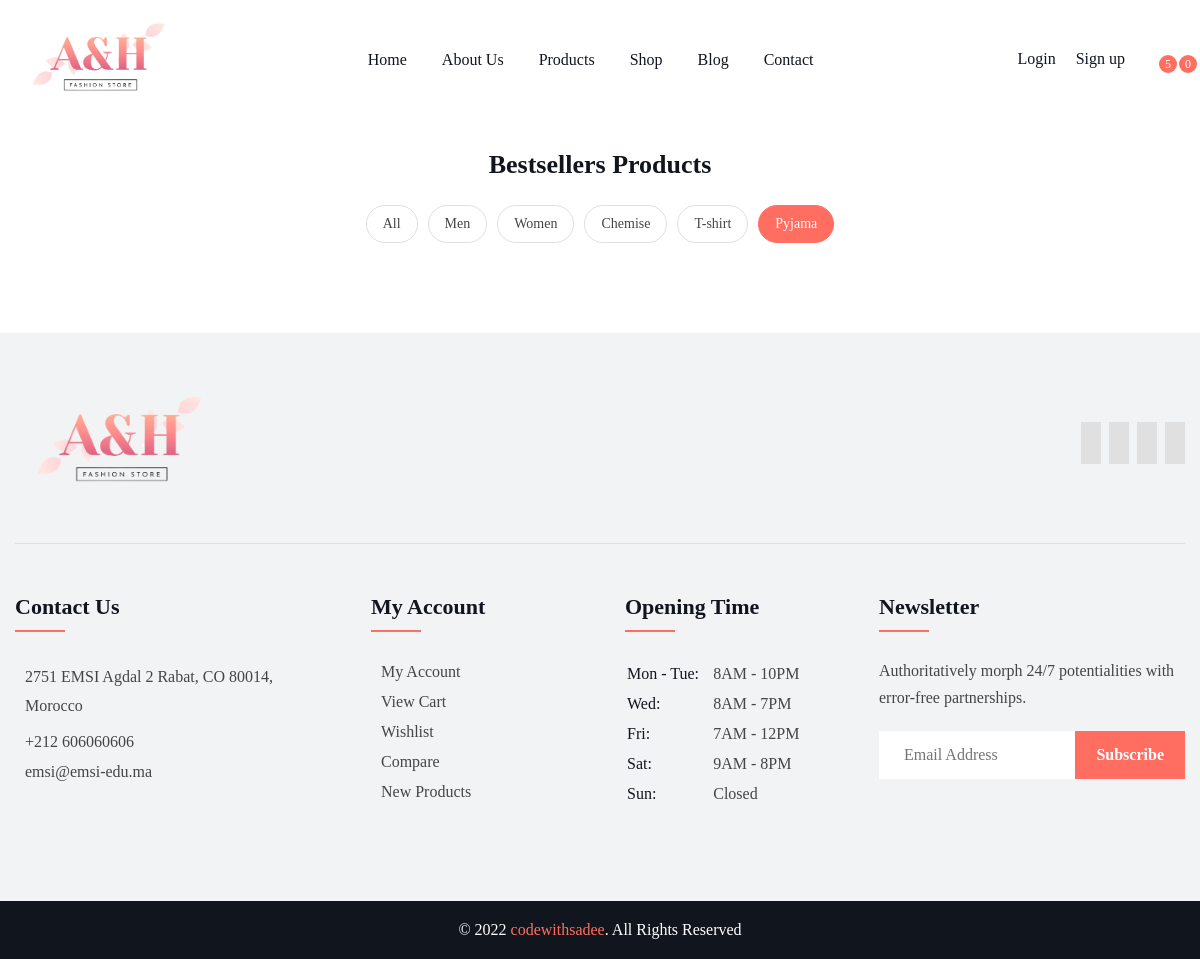
The app's page /Pyjama_products/, older data.
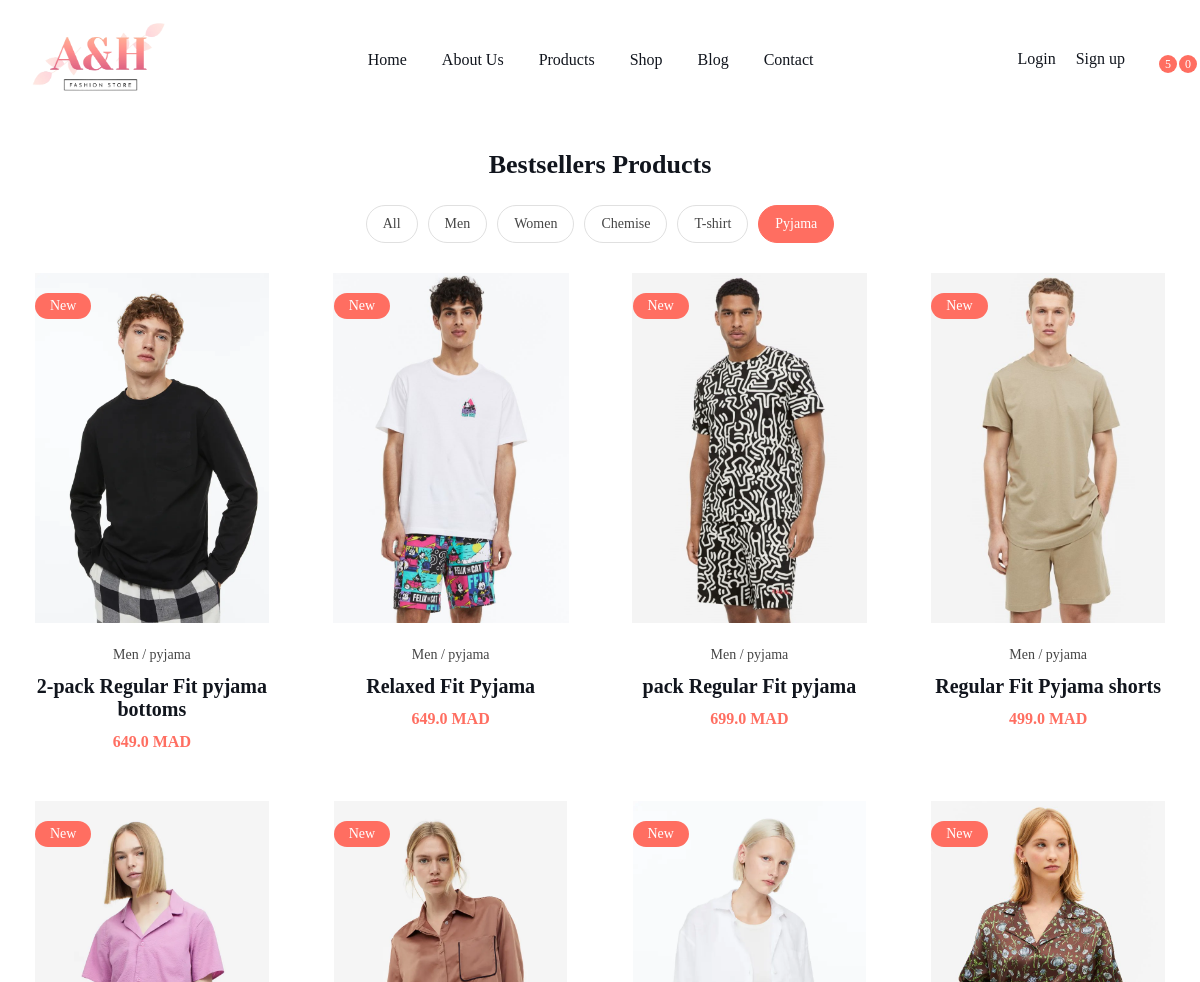
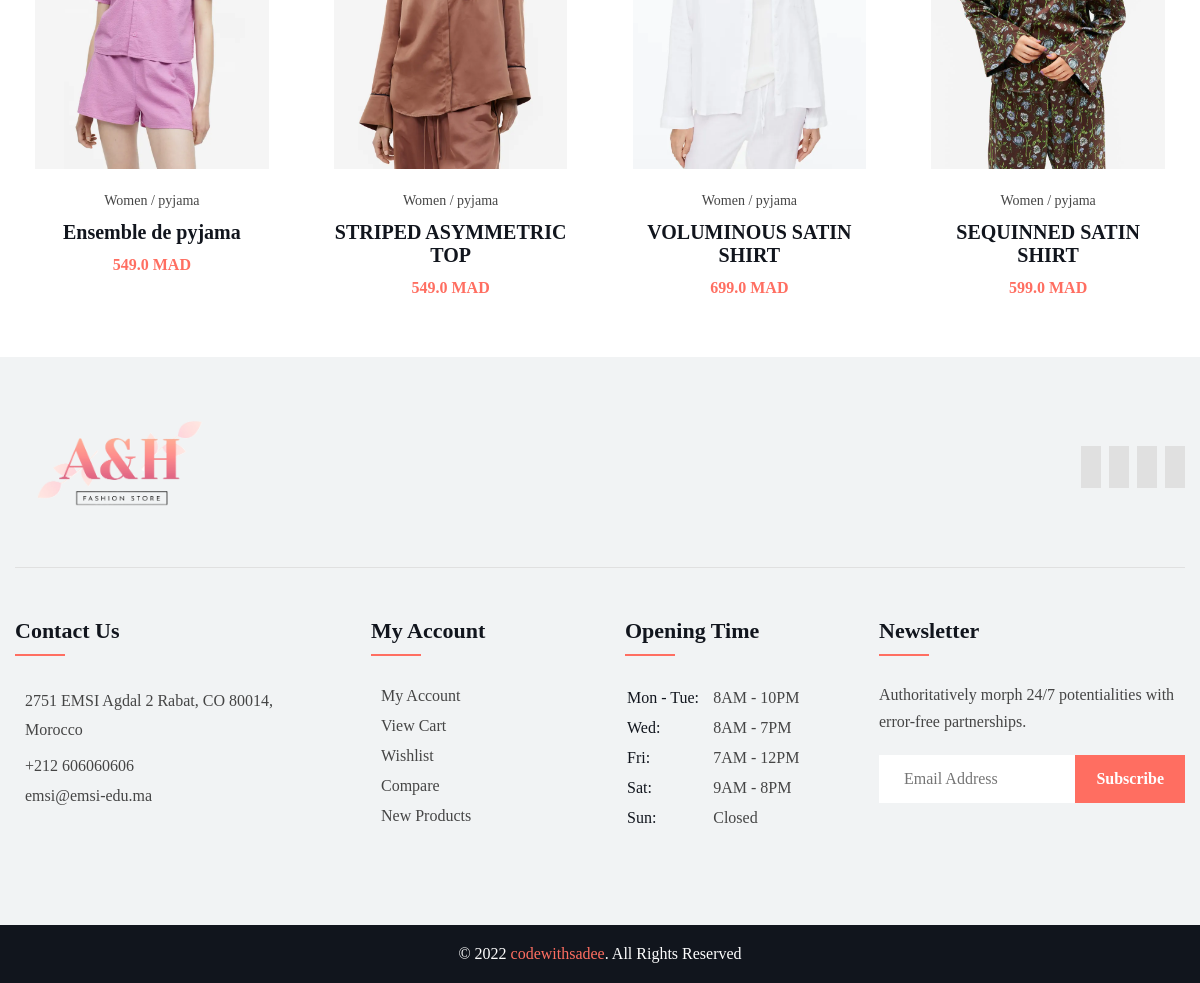
The same page, newer data (2 pictures, top to bottom).
### myapp/models.py (models this page shows, shortened)
class Product(models.Model):
    choicesGender = [
        ("Men", "Men"),
        ("Women", "Women"),
        ("Men & Women", "Men & Women"),  # value , adminValue
    ]
    choicesType = [
        ("Chemise", "Chemise"),
        ("T-shirt", "T-shirt"),
        ("T-Pantalons", "T-Pantalons"),
        ("T-Manteaux ", "T-Manteaux "),
        ("pyjama", "pyjama"),
    ]
    name = models.CharField(max_length=200)
    price = models.FloatField()
    digital = models.BooleanField(default=False, null=True, blank=True)
    gender = models.CharField(
        max_length=50, null=True, blank=True, choices=choicesGender
    )
    type = models.CharField(max_length=50, null=True, blank=True, choices=choicesType)
    image = models.ImageField(null=True, blank=True)

### myapp/views.py (the view)
# urls.py: path("Pyjama_products/", views.Pyjama_products, name="Pyjama_products"),
def Pyjama_products(request):
    if request.user.is_authenticated:
        customer = request.user.customer
        order, created = Order.objects.get_or_create(customer=customer, complete=False)
        items = order.orderitem_set.all()
        cartItems = order.get_cart_items
    else:
        items = []
        order = {"get_cart_total": 0, "get_cart_items": 0}
        cartItems = order["get_cart_items"]
    products = Product.objects.filter(type="pyjama")
    context = {"products": products, "cartItems": cartItems}
    return render(request, "pages/Pyjama_products.html", context)

### templates/pages/Pyjama_products.html (shortened to what this page needs)
{% extends 'base.html' %}
{% block content %}
{% load static %}
<link rel="stylesheet" href="{% static 'css/products.css' %}">
<section class="section product">
    <div class="container">
      <h2 class="h2 section-title">Bestsellers Products</h2>
      <ul class="filter-list">
        <li>
          <a href="{% url 'products_page' %}"><button class="filter-btn">All</button></a>
        </li>
        <li>
          <a href="{% url 'Men_products' %}"><button  class="filter-btn ">Men</button></a>
        </li>
        <li>
           <a href="{% url 'Women_products' %}"><button  class="filter-btn ">Women</button></a>
        </li>
        <li>
          <a href="{% url 'Chemise_products' %}"><button class="filter-btn ">Chemise</button></a>
        </li>
        <li>
          <a href="{% url 'Tshirt_products' %}"><button class="filter-btn">T-shirt</button></a>
        </li>
        <li>
          <a href="{% url 'Pyjama_products' %}"><button class="filter-btn active">Pyjama</button></a>
        </li>
      </ul>
      <ul class="product-list">
        {% for product in products %}
        <li class="product-item">
          <div class="product-card" tabindex="0">
            <figure class="card-banner" style="background-color: white;">
              <a href="{% url 'product_page' product.id %}">
                <img src="{{product.image.url}}" width="312" height="350" loading="lazy" class="image-contain">
              </a>
              <div class="card-badge">New</div>
            </figure>
            <div class="card-content">
              <div class="card-cat">
                <a href="#" class="card-cat-link">{{product.gender}}</a> /
                <a href="#" class="card-cat-link">{{product.type}}</a>
              </div>
              <h3 class="h3 card-title">
                <a href="#">{{product.name}}</a>
              </h3>
              <data class="card-price" value="180.85">{{product.price}} MAD</data>
            </div>
          </div>
        </li>
       {% endfor %}
      </ul>
    </div>
  </section>
{% endblock content %}

### templates/base.html (shortened to what this page needs)
{% load static %}
{% include 'parts/navbar.html' %}
{% block content %}{% endblock content %}
{% include 'parts/footer.html' %}

### templates/parts/navbar.html (shortened to what this page needs)
{% load static %}
<link rel="stylesheet" href="{% static 'css/navbar.css' %}" />
<header class="header" data-header>
  <div class="container">
    <a href="#" class="logo" >
       <img
       style="height: 80px; width: auto"
        src="{% static 'image/logo.png' %}"
        width="150"
        height="60"
        alt="Footcap logo"
      />
    </a>
    <nav class="navbar" data-navbar>
      <ul class="navbar-list">
        <li class="navbar-item">
          <a href="{% url 'index'%}" class="navbar-link">Home</a>
        </li>
        <li class="navbar-item">
          <a href="{% url 'About'%}" class="navbar-link">About Us</a>
        </li>
        <li class="navbar-item">
          <a href="{% url 'products_page'%}" class="navbar-link">Products</a>
        </li>
        <li class="navbar-item">
          <a href="#" class="navbar-link">Shop</a>
        </li>
        <li class="navbar-item">
          <a href="#" class="navbar-link">Blog</a>
        </li>
        <li class="navbar-item">
          <a href="{% url 'contact' %}" class="navbar-link">Contact</a>
        </li>
      </ul>
      <ul class="nav-action-list">
        <li>
            {% if user.is_authenticated %}
              <li><a class="navbar-link" href="{% url 'logout' %}">Logout</a></li>
              <li>Hi, {{ customer.name }}</li>
            {% else %}
              <li><a class="navbar-link" href="{% url 'login' %}">Login</a></li>
              <li><a class="navbar-link" href="{% url 'login' %}">Sign up</a></li>
             {% endif %}
        </li>
        <li>
          <button class="nav-action-btn">
            <data class="nav-action-badge" value="5" aria-hidden="true">5</data>
          </button>
        </li>
        <li>
          <button
            class="nav-action-btn"
            onclick="window.location.href='{% url 'cart' %}'"
          >
            <data
              class="nav-action-badge"
              value="4"
              aria-hidden="true"
              id="cart-count"
              >{{cartItems}}</data
            >
          </button>
        </li>
      </ul>
    </nav>
  </div>
</header>

### templates/parts/footer.html (shortened to what this page needs)
{% load static %}
<link rel="stylesheet" href="{% static 'css/footer.css' %}" />
<footer class="footer">
  <div class="footer-top section">
    <div class="container">
      <div class="footer-brand">
        <a href="#" class="logo">
          <img
            style="height: 100px; width: auto"
            src="{% static 'image/logo.png' %}"
            width="150"
            height="60"
            alt="Footcap logo"
          />
        </a>
        <ul class="social-list">
          <li>
            <a href="#" class="social-link">
            </a>
          </li>
          <li>
            <a href="#" class="social-link">
            </a>
          </li>
          <li>
            <a href="#" class="social-link">
            </a>
          </li>
          <li>
            <a href="#" class="social-link">
            </a>
          </li>
        </ul>
      </div>
      <div class="footer-link-box">
        <ul class="footer-list">
          <li>
            <p class="footer-list-title">Contact Us</p>
          </li>
          <li>
            <address class="footer-link">
              <span class="footer-link-text">
                2751 EMSI Agdal 2 Rabat, CO 80014, Morocco
              </span>
            </address>
          </li>
          <li>
            <a href="tel:+557343673257" class="footer-link">
              <span class="footer-link-text">+212 606060606</span>
            </a>
          </li>
          <li>
            <a href="mailto:footcap@help.com" class="footer-link">
              <span class="footer-link-text">emsi@emsi-edu.ma</span>
            </a>
          </li>
        </ul>
        <ul class="footer-list">
          <li>
            <p class="footer-list-title">My Account</p>
          </li>
          <li>
            <a href="#" class="footer-link">
              <span class="footer-link-text">My Account</span>
            </a>
          </li>
          <li>
            <a href="#" class="footer-link">
              <span class="footer-link-text">View Cart</span>
            </a>
          </li>
          <li>
            <a href="#" class="footer-link">
              <span class="footer-link-text">Wishlist</span>
            </a>
          </li>
          <li>
            <a href="#" class="footer-link">
              <span class="footer-link-text">Compare</span>
            </a>
          </li>
          <li>
            <a href="#" class="footer-link">
              <span class="footer-link-text">New Products</span>
            </a>
          </li>
        </ul>
        <div class="footer-list">
          <p class="footer-list-title">Opening Time</p>
          <table class="footer-table">
            <tbody>
              <tr class="table-row">
                <th class="table-head" scope="row">Mon - Tue:</th>
                <td class="table-data">8AM - 10PM</td>
              </tr>
              <tr class="table-row">
                <th class="table-head" scope="row">Wed:</th>
                <td class="table-data">8AM - 7PM</td>
              </tr>
              <tr class="table-row">
                <th class="table-head" scope="row">Fri:</th>
                <td class="table-data">7AM - 12PM</td>
              </tr>
              <tr class="table-row">
                <th class="table-head" scope="row">Sat:</th>
                <td class="table-data">9AM - 8PM</td>
              </tr>
              <tr class="table-row">
                <th class="table-head" scope="row">Sun:</th>
                <td class="table-data">Closed</td>
              </tr>
            </tbody>
          </table>
        </div>
        <div class="footer-list">
          <p class="footer-list-title">Newsletter</p>
          <p class="newsletter-text">
            Authoritatively morph 24/7 potentialities with error-free
            partnerships.
          </p>
          <form action="" class="newsletter-form">
            <input
              type="text"
              name="email"
              required
              placeholder="Email Address"
              class="newsletter-input"
            />
            <button type="submit" class="btn btn-primary">Subscribe</button>
          </form>
        </div>
      </div>
    </div>
  </div>
  <div class="footer-bottom">
    <div class="container">
      <p class="copyright">
        &copy; 2022 <a href="#" class="copyright-link">codewithsadee</a>. All
        Rights Reserved
      </p>
    </div>
  </div>
</footer>

### PFA/static/css/navbar.css (style rules this page uses)
*, *::before, *::after { margin: 0; padding: 0; box-sizing: border-box; }
li { list-style: none; }
a { text-decoration: none; }
button, input { font: inherit; background: none; border: none; }
input { width: 100%; }
button { cursor: pointer; }
address { font-style: normal; line-height: 1.8; }
.container { padding-inline: 15px; }
.section { padding-block: var(--section-padding); }
.h1, .h2, .h3, .h4 { color: var(--rich-black-fogra-29); }
.h2 { font-size: var(--fs-2); }
.h3 { font-size: var(--fs-4); }
.btn { background: var(--background, var(--bittersweet)); color: var(--color, var(--white)); font-size: var(--fs-5); display: flex; align-items: center; gap: 5px; padding: 14px 25px; border: 1px solid var(--border-color, var(--bittersweet)); }
.card-banner { background: var(--cultured); position: relative; height: 350px; overflow: hidden; }
.image-contain { width: 100%; height: 100%; object-fit: contain; object-position: center; transition: var(--transition-2); }
.card-badge { position: absolute; top: 20px; left: 20px; background: var(--bittersweet); color: var(--white); padding: 5px 15px; font-family: var(--ff-roboto); font-size: var(--fs-7); border-radius: 25px; }
.card-content { padding: 24px 15px 0; text-align: center; }
.card-cat { font-family: var(--ff-roboto); color: var(--onyx); font-size: var(--fs-7); margin-bottom: 12px; }
.card-cat-link { display: inline-block; color: inherit; transition: var(--transition-1); }
.product-card .card-title { margin-bottom: 12px; }
.product-card .card-title > a { color: inherit; transition: var(--transition-1); }
.card-price { color: var(--bittersweet); font-family: var(--ff-roboto); font-weight: var(--fw-600); }
.header { background: var(--white); position: fixed; top: 0; left: 0; width: 100%; transition: var(--transition-1); z-index: 4; }
.header .container { display: flex; justify-content: space-between; align-items: center; padding-block: 20px; }
.navbar { background: var(--white); position: fixed; top: 0; left: -280px; width: 100%; max-width: 270px; height: 100%; border-right: 3px solid var(--rich-black-fogra-29); font-family: var(--ff-roboto); overflow-y: auto; overscroll-behavior: contain; z-index: 2; visibility: hidden; transition: 0.25s var(--cubic-out); }
.navbar-list, .nav-action-list { margin: 30px; }
.navbar-list { padding: 20px; border-bottom: 1px solid var(--gainsboro); }
.navbar-link { color: var(--rich-black-fogra-29); padding-block: 10px; transition: var(--transition-1); }
.navbar-item:not(:last-child) { border-bottom: 1px solid var(--gainsboro); }
.nav-action-list > li:first-child { display: none; }
.nav-action-btn { color: var(--rich-black-fogra-29); display: flex; align-items: center; gap: 10px; width: 100%; padding-block: 10px; transition: var(--transition-1); }
.nav-action-badge { margin-left: auto; font-size: var(--fs-8); background: var(--bittersweet); color: var(--white); width: 18px; height: 18px; display: grid; place-items: center; border-radius: 50%; }
@media (min-width: 992px) { .navbar, .navbar-list, .nav-action-list { all: unset; } }
@media (min-width: 992px) { .navbar-item:not(:last-child) { border: none; } }
@media (min-width: 992px) { .navbar-list, .nav-action-list { display: flex; } }
@media (min-width: 992px) { .nav-action-list { gap: 20px; } }
@media (min-width: 992px) { .navbar { display: flex; align-items: center; flex-grow: 1; } }
@media (min-width: 992px) { .navbar-list { margin-inline: auto; gap: 35px; } }
@media (min-width: 992px) { .navbar-link { font-family: var(--ff-roboto); font-weight: var(--fw-500); } }
@media (min-width: 992px) { .nav-action-list > li:first-child { display: block; } }
@media (min-width: 992px) { .nav-action-btn { position: relative; } }
@media (min-width: 992px) { .nav-action-badge { position: absolute; top: 5px; right: -12px; } }

Row changes from the older to the newer data that the page shows:
added Product: image (picture), gender "Men", type "pyjama", name "2-pack Regular Fit pyjama bottoms", price "649.0"
added Product: image (picture), gender "Men", type "pyjama", name "Relaxed Fit Pyjama", price "649.0"
added Product: image (picture), gender "Men", type "pyjama", name "pack Regular Fit pyjama", price "699.0"
added Product: image (picture), gender "Men", type "pyjama", name "Regular Fit Pyjama shorts", price "499.0"
added Product: image (picture), gender "Women", type "pyjama", name "Ensemble de pyjama", price "549.0"
added Product: image (picture), gender "Women", type "pyjama", name "STRIPED ASYMMETRIC TOP", price "549.0"
added Product: image (picture), gender "Women", type "pyjama", name "VOLUMINOUS SATIN SHIRT", price "699.0"
added Product: image (picture), gender "Women", type "pyjama", name "SEQUINNED SATIN SHIRT", price "599.0"
